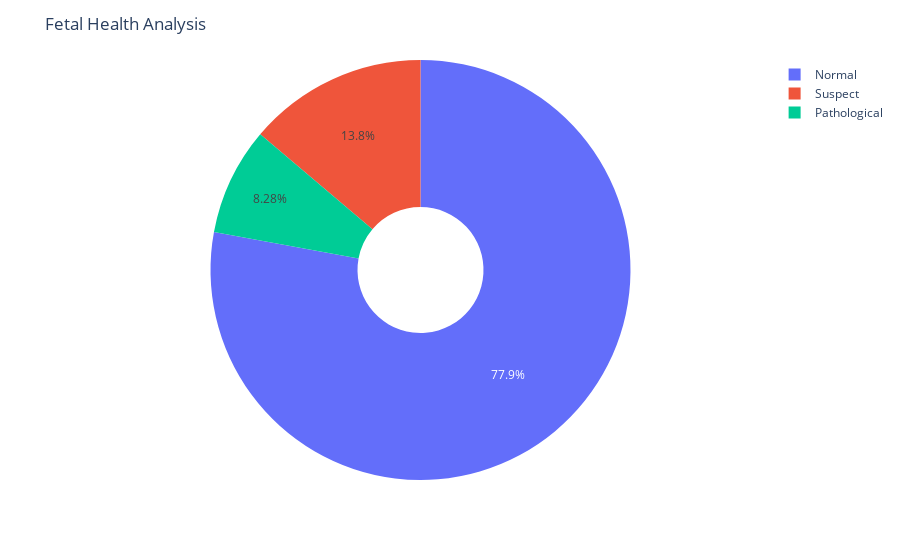

Notebook code cell kept with this figure:
### Code cell
import plotly.express as px

# Count the values for fetal_health
x = df.fetal_health.value_counts().sort_values(ascending=False)

# Create a pie chart with a hole
pie_chart = px.pie(df, names='fetal_health', hole=0.3)

# Update the layout of the pie chart
pie_chart.update_layout(title_text="Fetal Health Analysis")

# Show the pie chart
pie_chart.show()

### Figure 1 — Plotly figure (JSON) as saved in the notebook; plotly's stock layout.template omitted (floating-point values rounded to 4 significant figures; data arrays with more than 128 entries replaced by an {"elided": "..."} marker saying what was removed)
{"data": [{"domain": {"x": [0, 1], "y": [0, 1]}, "hole": 0.3, "hovertemplate": "fetal_health=%{label}<extra></extra>", "labels": {"elided": "2113 str values"}, "legendgroup": "", "name": "", "showlegend": true, "type": "pie"}], "layout": {"autosize": true, "legend": {"tracegroupgap": 0}, "margin": {"t": 60}, "title": {"text": "Fetal Health Analysis"}}}
